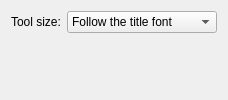
<?xml version="1.0" encoding="UTF-8"?>
<ui version="4.0">
 <class>RiscOSConfigDialog</class>
 <widget class="QWidget" name="RiscOSConfigDialog">
  <layout class="QFormLayout" name="form">
   <item row="0" column="0">
    <widget class="QLabel" name="pixelScaleLabel">
     <property name="text">
      <string>Tool size:</string>
     </property>
     <property name="buddy">
      <cstring>kcfg_pixelScale</cstring>
     </property>
    </widget>
   </item>
   <item row="0" column="1">
    <widget class="QComboBox" name="kcfg_pixelScale">
     <item><property name="text"><string>Follow the title font</string></property></item>
     <item><property name="text"><string>20 pixels, as RISC OS</string></property></item>
     <item><property name="text"><string>40 pixels, doubled</string></property></item>
    </widget>
   </item>
  </layout>
 </widget>
</ui>
